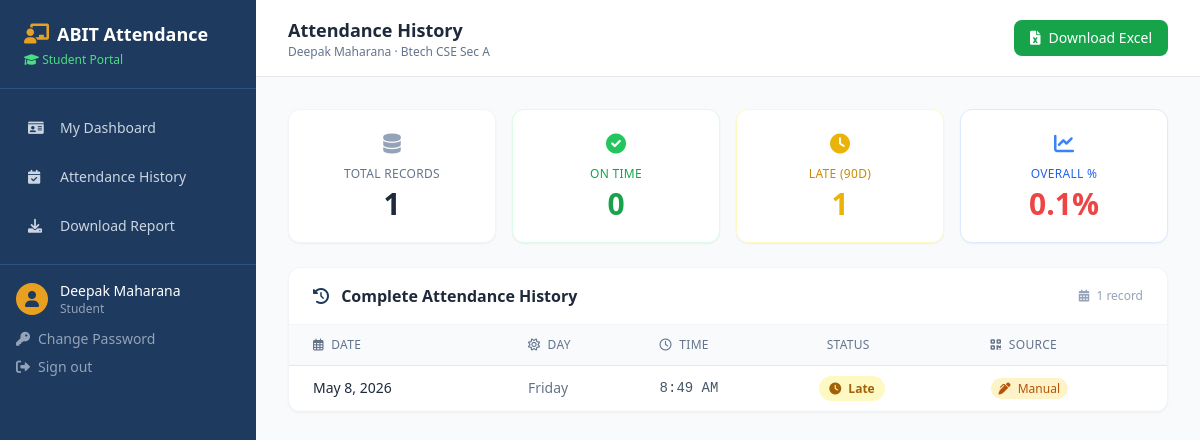
Before: /student/attendance/ (signed in) with the older database file.
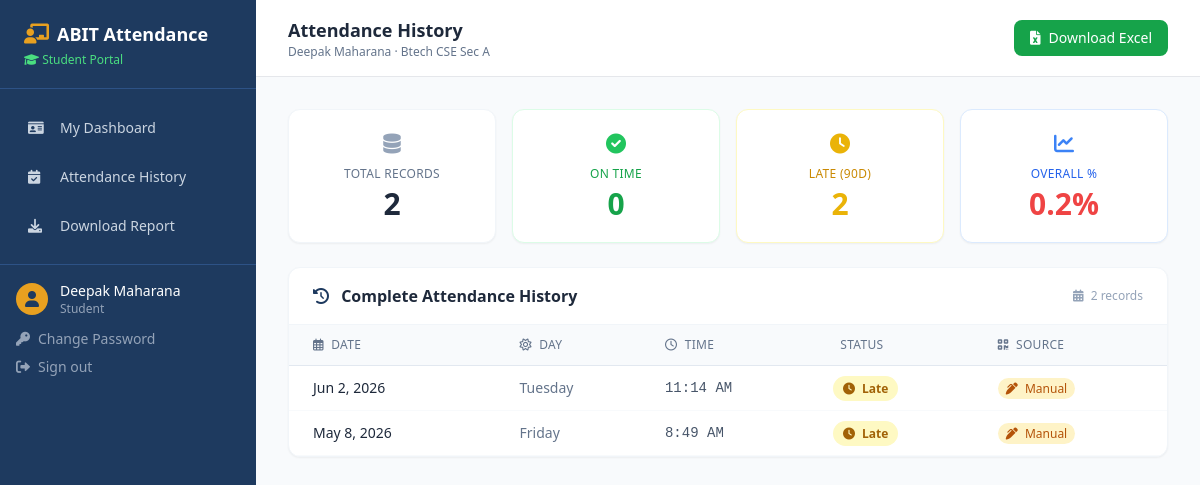
After: the same page with the newer database file.
### core/models.py (models this page shows, shortened)
class Student(models.Model):
    student_id = models.CharField(max_length=20, unique=True, db_index=True)
    name = models.CharField(max_length=100)
    course = models.CharField(max_length=50,  blank=True, default='')
    branch = models.CharField(max_length=50,  blank=True, default='')
    section = models.CharField(max_length=20,  blank=True, default='')
    student_class = models.CharField(max_length=100)
    email = models.EmailField(blank=True, null=True)
    face_enrolled = models.BooleanField(default=False)
    qr_generated  = models.BooleanField(default=False)
    admission_year = models.PositiveIntegerField(
        null=True, blank=True,
        help_text="e.g. 2022 for the 2022-26 batch"
    )
    roll_number = models.CharField(
        max_length=30, blank=True, default='', db_index=True,
        help_text="Structured roll/regd no — e.g. 22BTCSEA001. Auto-parsed to fill admission_year.",
    )
    session = models.ForeignKey(
        AcademicSession,
        on_delete=models.SET_NULL,
        null=True, blank=True,
        related_name='students',
        help_text="Academic session this student is enrolled in",
    )
    created_at = models.DateTimeField(auto_now_add=True)
    updated_at = models.DateTimeField(auto_now=True)
    class Meta:
        ordering = ['course', 'branch', 'section', 'name']
        verbose_name = 'Student'
        verbose_name_plural = 'Students'
    @property
    def batch(self):
        return get_batch_string(self.admission_year, self.course)
    @property
    def attendance_percentage(self):
        total_present = Attendance.objects.filter(student=self).count()
        session = self.session
        if not session:
            session = AcademicSession.objects.filter(
                course__iexact=self.course, is_active=True
            ).first()
        if session:
            working_days = session.get_working_days(up_to_date=date.today())
        else:
            working_days = Attendance.objects.values('date').distinct().count()
        if working_days == 0:
            return 0.0
        return round((total_present / working_days) * 100, 1)

class AcademicSession(models.Model):
    course = models.CharField(max_length=50, help_text="e.g. Btech, BCA, BCS")
    name = models.CharField(max_length=100, help_text="e.g. 2024-25")
    start_date = models.DateField()
    end_date   = models.DateField()
    is_active  = models.BooleanField(
        default=False,
        help_text="Only one session per course should be active at a time"
    )
    created_at = models.DateTimeField(auto_now_add=True)
    class Meta:
        ordering = ['-start_date']
        verbose_name = 'Academic Session'
        verbose_name_plural = 'Academic Sessions'
        unique_together = ('course', 'name')
    def get_holiday_dates(self):
        return set(
            Holiday.objects.filter(
                Q(session=self) | Q(session__isnull=True),
                date__range=(self.start_date, self.end_date)
            ).values_list('date', flat=True)
        )
    def get_working_days(self, up_to_date=None):
        end = min(up_to_date or date.today(), self.end_date)
        start   = self.start_date
        if end < start:
            return 0
        holiday_dates = self.get_holiday_dates()
        count   = 0
        current = start
        while current <= end:
            if current.weekday() != 6 and current not in holiday_dates:
                count += 1
            current += timedelta(days=1)
        return count

class Attendance(models.Model):
    student   = models.ForeignKey(
        Student, on_delete=models.CASCADE, related_name='attendance_records'
    )
    date = models.DateField(db_index=True)
    time = models.TimeField()
    is_late = models.BooleanField(default=False)
    is_manual = models.BooleanField(default=False)
    marked_at = models.DateTimeField(auto_now_add=True)
    class Meta:
        unique_together = ('student', 'date')
        ordering = ['-date', 'time']
        verbose_name = 'Attendance Record'
        verbose_name_plural = 'Attendance Records'

### core/views.py (the view)
# urls.py: path('student/attendance/', views.StudentAttendanceView.as_view(), name='student_attendance'),
@method_decorator(login_required, name='dispatch')
class StudentAttendanceView(StudentRequiredMixin, View):
    def get(self, request):
        profile = get_object_or_404(StudentProfile, user=request.user)
        student = profile.student
        records = Attendance.objects.filter(student=student).order_by('-date')
        trend = get_student_trend(student.student_id, days=90)
        on_time_count = records.filter(is_late=False).count()
        late_count = records.filter(is_late=True).count()
        return render(request, 'dashboard/student_attendance.html', {
            'student': student,
            'records': records,
            'trend': trend,
            'on_time_count': on_time_count,
            'late_count': late_count,
        })

### core/templates/dashboard/Student_attendance.html (shortened to what this page needs)
{% extends "dashboard/base.html" %}
{% block page_title %}Attendance History{% endblock %}
{% block page_subtitle %}{{ student.name }} · {{ student.student_class }}{% endblock %}
{% block header_actions %}
  <a href="{% url 'student_report_download' %}"
     class="flex items-center gap-2 bg-green-600 hover:bg-green-700 text-white text-sm font-medium px-4 py-2 rounded-lg transition-colors">
    <i class="fas fa-file-excel text-sm"></i>
    Download Excel
  </a>
{% endblock %}
{% block content %}
<div class="grid grid-cols-2 lg:grid-cols-4 gap-4 mb-6">
  <div class="bg-white rounded-xl border border-slate-100 shadow-sm p-5 text-center">
    <i class="fas fa-database text-slate-400 text-xl mb-2 block"></i>
    <p class="text-xs text-slate-500 uppercase tracking-wide font-medium mb-1">Total Records</p>
    <p class="text-3xl font-bold text-slate-800">{{ records|length }}</p>
  </div>
  <div class="bg-white rounded-xl border border-green-100 shadow-sm p-5 text-center">
    <i class="fas fa-check-circle text-green-500 text-xl mb-2 block"></i>
    <p class="text-xs text-green-600 uppercase tracking-wide font-medium mb-1">On Time</p>
    <p class="text-3xl font-bold text-green-600">{{ on_time_count }}</p>
  </div>
  <div class="bg-white rounded-xl border border-yellow-100 shadow-sm p-5 text-center">
    <i class="fas fa-clock text-yellow-500 text-xl mb-2 block"></i>
    <p class="text-xs text-yellow-600 uppercase tracking-wide font-medium mb-1">Late (90d)</p>
    <p class="text-3xl font-bold text-yellow-500">{{ late_count }}</p>
  </div>
  <div class="bg-white rounded-xl border border-blue-100 shadow-sm p-5 text-center">
    <i class="fas fa-chart-line text-blue-500 text-xl mb-2 block"></i>
    <p class="text-xs text-blue-600 uppercase tracking-wide font-medium mb-1">Overall %</p>
    <p class="text-3xl font-bold {% if student.attendance_percentage >= 75 %}text-green-600{% elif student.attendance_percentage >= 50 %}text-yellow-500{% else %}text-red-500{% endif %}">
      {{ student.attendance_percentage }}%
    </p>
  </div>
</div>
<div class="bg-white rounded-xl border border-slate-100 shadow-sm overflow-hidden">
  <div class="px-6 py-4 border-b border-slate-100 flex items-center justify-between">
    <h3 class="font-semibold text-slate-800">
      <i class="fas fa-history text-primary mr-2"></i> Complete Attendance History
    </h3>
    <span class="text-xs text-slate-400">
      <i class="fas fa-calendar-alt mr-1"></i> {{ records|length }} record{{ records|length|pluralize }}
    </span>
  </div>
  {% if records %}
  <div class="overflow-x-auto">
    <table class="w-full text-sm">
      <thead class="bg-slate-50 border-b border-slate-200">
        <tr>
          <th class="text-left text-slate-500 font-medium text-xs uppercase tracking-wide px-6 py-3">
            <i class="far fa-calendar-alt mr-1"></i> Date
          </th>
          <th class="text-left text-slate-500 font-medium text-xs uppercase tracking-wide px-4 py-3">
            <i class="far fa-sun mr-1"></i> Day
          </th>
          <th class="text-left text-slate-500 font-medium text-xs uppercase tracking-wide px-4 py-3">
            <i class="far fa-clock mr-1"></i> Time
          </th>
          <th class="text-left text-slate-500 font-medium text-xs uppercase tracking-wide px-4 py-3">
             Status
          </th>
          <th class="text-left text-slate-500 font-medium text-xs uppercase tracking-wide px-4 py-3">
            <i class="fas fa-qrcode mr-1"></i> Source
          </th>
        </tr>
      </thead>
      <tbody>
        {% for record in records %}
        <tr class="border-b border-slate-50 hover:bg-slate-50 transition-colors">
          <td class="px-6 py-3 font-medium text-slate-800">{{ record.date|date:"M j, Y" }}</td>
          <td class="px-4 py-3 text-slate-500">{{ record.date|date:"l" }}</td>
          <td class="px-4 py-3 font-mono text-slate-600">{{ record.time|time:"g:i A" }}</td>
          <td class="px-4 py-3">
            {% if record.is_late %}
              <span class="bg-yellow-100 text-yellow-700 text-xs font-semibold px-2.5 py-1 rounded-full">
                <i class="fas fa-clock mr-1 text-xs"></i> Late
              </span>
            {% else %}
              <span class="bg-green-100 text-green-700 text-xs font-semibold px-2.5 py-1 rounded-full">
                <i class="fas fa-check-circle mr-1 text-xs"></i> On Time
              </span>
            {% endif %}
          </td>
          <td class="px-4 py-3">
            {% if record.is_manual %}
              <span class="text-xs bg-amber-100 text-amber-700 px-2 py-0.5 rounded-full">
                <i class="fas fa-pen-alt mr-1 text-xs"></i> Manual
              </span>
            {% else %}
              <span class="text-xs bg-blue-100 text-blue-700 px-2 py-0.5 rounded-full">
                <i class="fas fa-qrcode mr-1 text-xs"></i> Scanner
              </span>
            {% endif %}
          </td>
        </tr>
        {% endfor %}
      </tbody>
    </table>
  </div>
  {% endif %}
</div>
{% endblock %}

### core/templates/dashboard/base.html (shortened to what this page needs)
<!DOCTYPE html>
<html lang="en">
<head>
  <script src="https://cdn.tailwindcss.com"></script>
  <link rel="stylesheet" href="https://cdnjs.cloudflare.com/ajax/libs/font-awesome/6.0.0-beta3/css/all.min.css">
</head>
<body class="bg-slate-50 text-slate-800">
  <aside id="sidebar" class="fixed top-0 left-0 w-64 bg-primary h-full z-40 transform -translate-x-full lg:translate-x-0 transition-transform duration-300 ease-in-out overflow-y-auto">
    <div class="px-6 py-5 border-b border-primary-light">
      <div class="flex items-center justify-between">
        <div class="flex items-center gap-2">
          <i class="fas fa-chalkboard-user text-accent text-xl"></i>
          <h1 class="text-white font-bold text-lg">ABIT Attendance</h1>
        </div>
      </div>
      {% if is_admin %}
      <p class="text-slate-400 text-xs mt-1"><i class="fas fa-crown text-xs"></i> Administrator</p>
      {% elif is_teacher %}
      <p class="text-yellow-400 text-xs mt-1"><i class="fas fa-chalkboard text-xs"></i> Teacher Portal</p>
      {% elif is_student %}
      <p class="text-green-400 text-xs mt-1"><i class="fas fa-graduation-cap text-xs"></i> Student Portal</p>
      {% endif %}
    </div>
    <nav class="px-3 py-4 space-y-1">
      {% if is_admin %}
      <a href="{% url 'dashboard' %}" class="sidebar-link {% if request.resolver_match.url_name == 'dashboard' %}active{% endif %}">
        <i class="fas fa-tachometer-alt w-5"></i> Dashboard
      </a>
      <a href="{% url 'scanner' %}" class="sidebar-link {% if request.resolver_match.url_name == 'scanner' %}active{% endif %}">
        <i class="fas fa-qrcode w-5"></i> Live Scanner
      </a>
      <div class="pt-3 pb-1 px-4 text-slate-500 text-xs font-semibold uppercase">Manage</div>
      <a href="{% url 'students' %}" class="sidebar-link"><i class="fas fa-users w-5"></i> Students</a>
      <a href="{% url 'student_add' %}" class="sidebar-link"><i class="fas fa-user-plus w-5"></i> Add Student</a>
      <a href="{% url 'student_import' %}" class="sidebar-link"><i class="fas fa-file-csv w-5"></i> Import CSV</a>
      <a href="{% url 'qr_generate' %}" class="sidebar-link"><i class="fas fa-qrcode w-5"></i> QR Codes</a>
      <a href="{% url 'face_enroll' %}" class="sidebar-link"><i class="fas fa-face-smile w-5"></i> Face Enrollment</a>
      <a href="{% url 'manual_attendance' %}" class="sidebar-link"><i class="fas fa-pen-alt w-5"></i> Manual Attendance</a>
      <a href="{% url 'attendance_upload' %}" class="sidebar-link"><i class="fas fa-upload w-5"></i> Upload Attendance</a>
      <div class="pt-3 pb-1 px-4 text-slate-500 text-xs font-semibold uppercase">Reports</div>
      <a href="{% url 'reports' %}" class="sidebar-link"><i class="fas fa-chart-pie w-5"></i> Reports</a>
      <a href="{% url 'attendance_alert' %}" class="sidebar-link"><i class="fas fa-bell w-5"></i> Attendance Alerts</a>
      <a href="{% url 'admin_change_requests' %}" class="sidebar-link"><i class="fas fa-clipboard-list w-5"></i> Change Requests</a>
      <div class="pt-3 pb-1 px-4 text-slate-500 text-xs font-semibold uppercase">Academic</div>
      <a href="{% url 'academic_sessions' %}" class="sidebar-link"><i class="fas fa-calendar-alt w-5"></i> Academic Sessions</a>
      <a href="{% url 'holidays' %}" class="sidebar-link"><i class="fas fa-gift w-5"></i> Holidays</a>
      <a href="{% url 'teacher_management' %}" class="sidebar-link"><i class="fas fa-chalkboard-teacher w-5"></i> Manage Teachers</a>
      <a href="{% url 'timetable_admin' %}" class="sidebar-link"><i class="fas fa-table w-5"></i> Timetables</a>
      <a href="{% url 'settings' %}" class="sidebar-link"><i class="fas fa-cog w-5"></i> Settings</a>
      {% elif is_student %}
      <a href="{% url 'student_dashboard' %}" class="sidebar-link"><i class="fas fa-id-card w-5"></i> My Dashboard</a>
      <a href="{% url 'student_attendance' %}" class="sidebar-link"><i class="fas fa-calendar-check w-5"></i> Attendance History</a>
      <a href="{% url 'student_report_download' %}" class="sidebar-link"><i class="fas fa-download w-5"></i> Download Report</a>
      {% endif %}
    </nav>
    <div class="px-4 py-4 border-t border-primary-light">
      <div class="flex items-center gap-3 mb-3">
        <div class="w-8 h-8 rounded-full bg-accent flex items-center justify-center">
          <i class="fas fa-user text-primary"></i>
        </div>
        <div>
          <p class="text-white text-sm">{{ request.user.get_full_name|default:request.user.username }}</p>
          <p class="text-slate-400 text-xs">{% if is_admin %}Admin{% elif is_teacher %}Teacher{% else %}Student{% endif %}</p>
        </div>
      </div>
      <a href="{% url 'password_change' %}" class="flex items-center gap-2 text-slate-400 hover:text-white text-sm mb-2">
        <i class="fas fa-key"></i> Change Password
      </a>
      <a href="{% url 'logout' %}" class="flex items-center gap-2 text-slate-400 hover:text-white text-sm">
        <i class="fas fa-sign-out-alt"></i> Sign out
      </a>
    </div>
  </aside>
  <main class="lg:ml-64 min-h-screen">
    <header class="bg-white border-b px-4 md:px-8 py-4 sticky top-0 z-30">
      <div class="flex items-center justify-between">
        <div class="pl-12 lg:pl-0">
          <h2 class="font-semibold text-slate-800 text-lg">{% block page_title %}Dashboard{% endblock %}</h2>
          <p class="text-slate-500 text-xs">{% block page_subtitle %}{% endblock %}</p>
        </div>
        <div class="flex items-center gap-3">
          {% block header_actions %}{% endblock %}
        </div>
      </div>
    </header>
    <div class="p-4 md:p-8">
      {% block content %}{% endblock %}
    </div>
  </main>
</body>
</html>

Changed rows visible on the page:
computed for Student "Deepak Maharana": attendance_percentage "0.1" → "0.2"
added Attendance: date "Jun 2, 2026", date "Tuesday", time "11:14 AM", is_late True (drawn), is_manual True (drawn)
Other visible differences:
{{ records|length }}: "1" → "2"
{{ late_count }}: "1" → "2"
